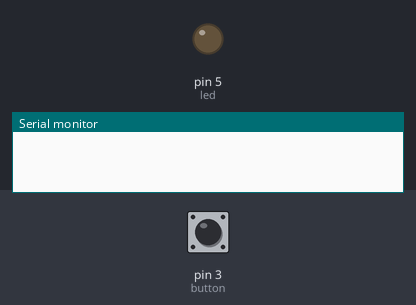
Recording of a sketch running on a simulated Arduino Uno, built with avr-gcc and run on an emulated ATmega328P. On the bench: output pins drawn as LEDs (lit = HIGH), the last lines printed to the serial monitor. Inputs (shaded band) come from the test bench; at power-on: pin 3 (button) HIGH.

Above: at 1.2 s.
1.3 s: pin 3 (button) pulled LOW for 0.15 s
At 2.3 s:
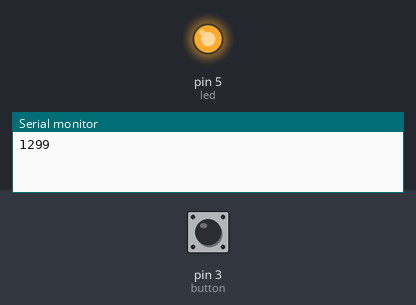
2.9 s: pin 3 (button) pulled LOW for 1 s
At 3.5 s:
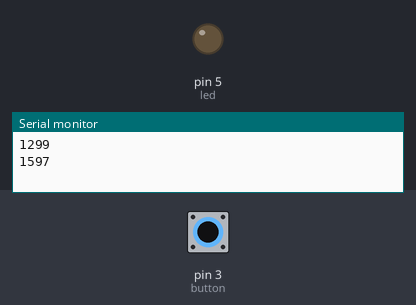
5.4 s: pin 3 (button) pulled LOW for 3.2 s
At 6.7 s:
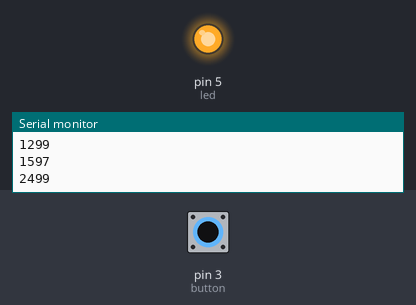
Timing chart, 0 to 8.4 s (numbered marks = the images above; inputs shaded):
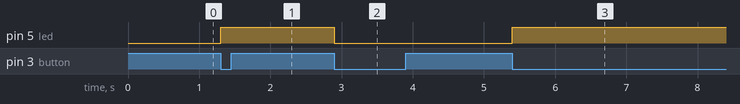

Measured:
- after the input at 1.3 s, pin 5 (led): LOW → HIGH at once
- after the input at 2.9 s, pin 5 (led): HIGH → LOW at once
- after the input at 5.4 s, pin 5 (led): LOW → HIGH at once

The sketch:

Interreuptions.ino
```cpp
//Define pin's name
const int led = 5;
const int button  = 3;
bool button_state;
//Variables used in millis
long last_time;
long time_gap;

void setup() {
  Serial.begin (9600);
  pinMode (button,INPUT_PULLUP);
  pinMode (led,OUTPUT);
  //Difining an interrruption
  attachInterrupt (digitalPinToInterrupt(button),consult_state,FALLING); //Best form to define a pin as a interruption
}

void loop() {
}

void consult_state (){

    time_gap = millis () - last_time;
    last_time = millis ();
    Serial.println (time_gap);

    if (time_gap > 400){
     if (digitalRead(led) == LOW){
       digitalWrite (led,HIGH);
      } else {
        digitalWrite (led, LOW);
      }
     delay (400);
    }
}
```
